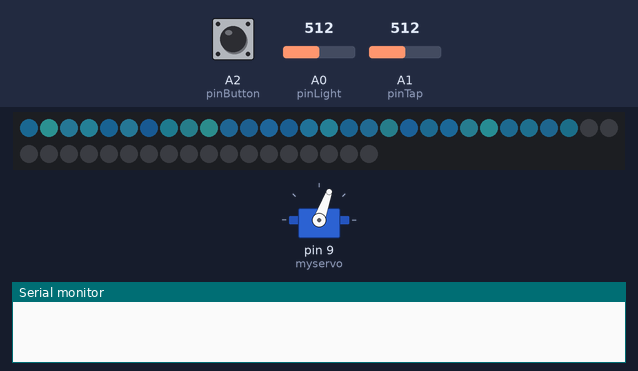
Recording of a sketch running on a simulated Arduino Uno, built with avr-gcc and run on an emulated ATmega328P. Shown: 48 RGB LEDs in strip order, left to right, continuing on the next row, servo, the last lines printed to the serial monitor. The inputs (shaded band) are chosen by the test bench; at power-on: A2 (pinButton) LOW, A0 (pinLight) = 512, A1 (pinTap) = 512. Dim RGB values are drawn brighter than linear; colours are those a GRB WS2812 strip shows for the declared byte order; random numbers use the default seed unless the sketch sets one.

Above: at 1.7 s.
1.8 s: A2 (pinButton) pulled HIGH for 0.15 s
At 2.9 s:
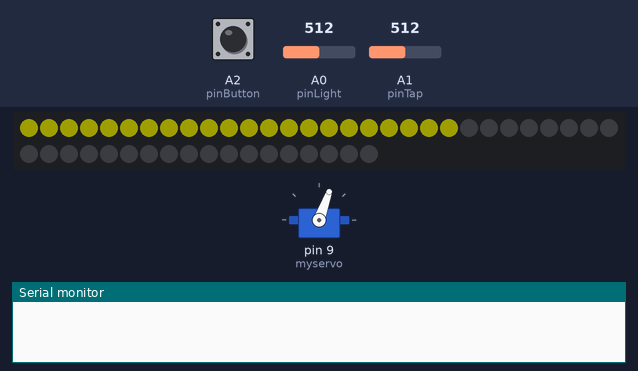
4.9 s: A0 (pinLight) set to 1023
At 5.8 s:
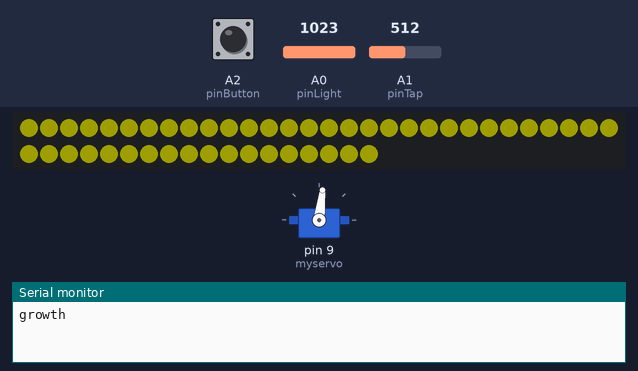
7.9 s: A2 (pinButton) pulled HIGH for 1 s
At 8.9 s:
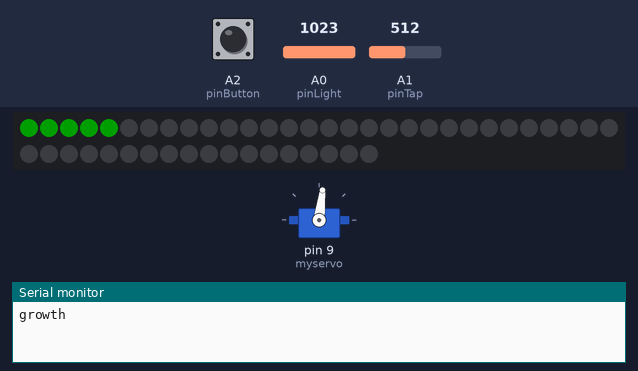
11.7 s: A2 (pinButton) pulled HIGH for 0.15 s
At 12.05 s:
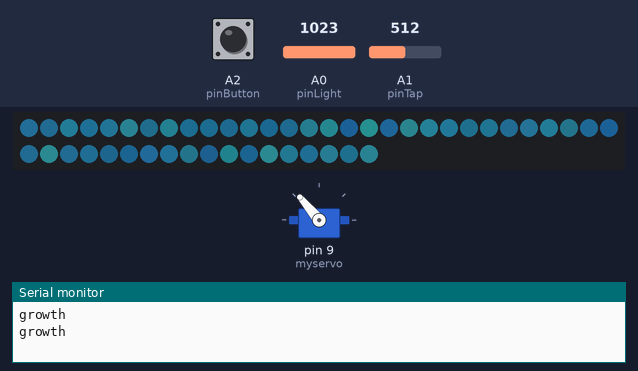
14.0 s: A1 (pinTap) set to 122
At 15.38 s:
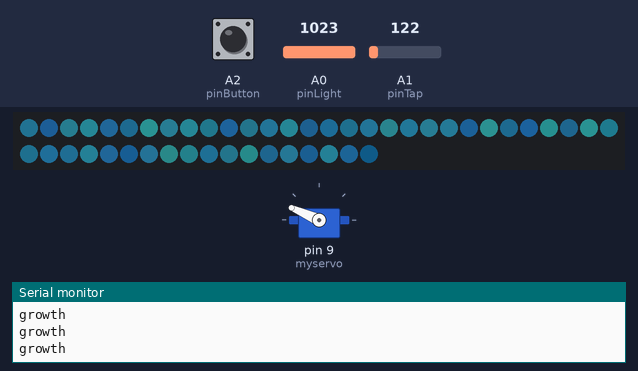
17.0 s: A1 (pinTap) set to 306
At 20.57 s:
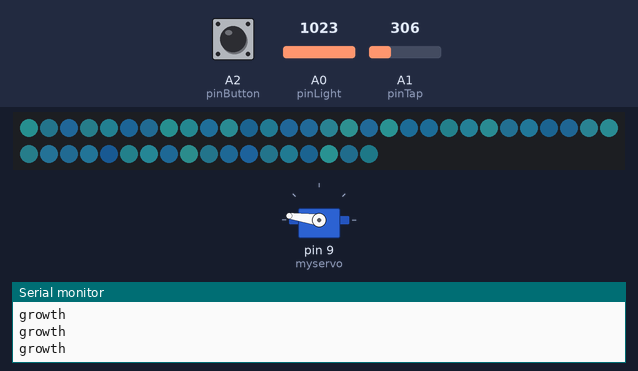
Timing chart, 0 to 27.2 s (numbered marks = the images above; inputs shaded):
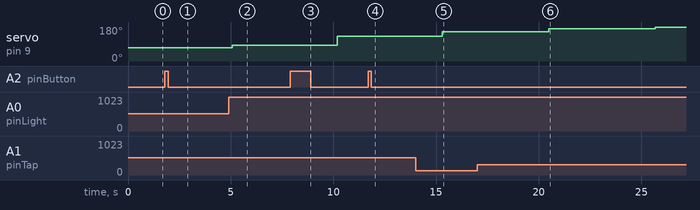

Measured:
- after the input at 4.9 s, the LEDs: change at once (image 2)
- after the input at 7.9 s, the LEDs: change after 0.14 s (image 3)
- after the input at 11.7 s, the LEDs: change after 0.25 s (image 4)

The sketch:

tamagotchiFINALFINALFINAL.ino
```cpp
#include <FastLED.h>
#include <Servo.h>

#define NUM_LEDS 48 // number of LEDs in ring
#define DATA_PIN 4 // data pin for LED ring
#define LED_TYPE WS2812B // controller type for LEDs
#define WATER_MODE 0
#define SUNLIGHT_MODE 1
#define MAX_BRIGHTNESS 30
#define MIN_GROWTH 0
#define MAX_GROWTH 10000


#define TAP_INPUT_THRESHOLD 10 //minimum value needed for tap to be considered open

const long DECAY_FREQ = 100;
const long GROWTH_INTERVAL = 5000;

const int WATER_DECREASE_RATE = 30;

CRGB leds[NUM_LEDS];
Servo myservo;  // create servo object to control a servo

const int pinTap = A1; //potentiometer port
int tapValue = 0; //fallback tap reading

const int pinLight = A0;//LDR port
int sunlightValue = 0;

const int pinButton = A2; //Button port
bool buttonChanged = false;

int waterLevel = 26*255 + 10; // Set starting water level here: this shows 26 full LED's plus some excess
const int MAX_WATER_LEVEL = 48*255;
bool statModeChanged = true; //true if user has just switched which stat they are viewing

int growth = 70;
int growthRate = 0;
int servoVal = 70; // sets inital servo angle to 70 (makes it kind of horizontal)

int buttonPushCounter = 0;  // counter for the number of button presses
int buttonState = 0;        // current state of the button
int lastButtonState = 0;    // previous state of the button
int mode = 0; //MODES: 0 = Water level. 1 = Light Level. 2 = Health Level
bool stateModeChange = true;

int lastGrowth = 0;

unsigned long growthMillis = millis();

void setup() {
  Serial.begin(9600);

  pinMode(pinButton, INPUT);

  FastLED.addLeds<LED_TYPE, DATA_PIN>(leds, NUM_LEDS);
  FastLED.clear();
  FastLED.show();

  myservo.attach(9);
  myservo.write(servoVal);
  delay(500);
  myservo.detach();

}

unsigned long previousMillis1 = 0;
unsigned long previousMillis = 0;
const long animationDelay = 50; // Interval at which to update LEDs


void loop() {
  unsigned long currentMillis = millis();
  growthMillis = millis();

  buttonState = digitalRead(pinButton);
  buttonStatus();

  tapValue = analogRead(pinTap);
  sunlightValue = analogRead(pinLight);

  if (tapValue > TAP_INPUT_THRESHOLD) {
    waterFilling();
  }

  if (currentMillis - previousMillis1 >= DECAY_FREQ) {
    waterLevel -= WATER_DECREASE_RATE;

    if (waterLevel <= 0) waterLevel = 0;

    growthRate = sunlightValue * 0.001 * (waterLevel / 255);

    growth += growthRate;
    if(growth >= MAX_GROWTH) growth = MAX_GROWTH;
    if(growth <= MIN_GROWTH) growth = MIN_GROWTH;

  }

  if (growthMillis - lastGrowth >= GROWTH_INTERVAL && servoVal < 180){
    servoVal = map(growth, MIN_GROWTH, MAX_GROWTH, 70, 180);
      Serial.println("growth");
      myservo.attach(9);
      myservo.write(servoVal);
      delay(50);
      myservo.detach();
      lastGrowth = millis();
  }


  //---------------------------------
  //------ WATER LEVEL MODE ---------
  //---------------------------------
  if (mode == 0) {
    previousMillis = 0;
    static int currentIndex = 0;
    int num_full_leds = waterLevel / 255;
    int excessWater = waterLevel % 255;
    static unsigned long lastUpdate = 0;

    if (stateModeChange) {
      setAllLeds(CRGB(0, 0, 0));
      currentIndex = 0;
      stateModeChange = false;
      lastUpdate = currentMillis;
    }

    for(int i = 0; i < NUM_LEDS; i++){
        int brightness = random(MAX_BRIGHTNESS / 2, MAX_BRIGHTNESS);
        int blueHue = random(160, 255);
      if (i < num_full_leds) {

        leds[i] = CRGB(160, 50, blueHue).nscale8(brightness);
        FastLED.show();
      }
      else if(i == num_full_leds){
        leds[i] = CRGB(160, 50, blueHue).nscale8((excessWater*brightness/255));
      }
      else{
        leds[i] = CRGB(0, 0, 0);
      }
    }

    FastLED.show();


  }

//---------------------------------
//------ LIGHT LEVEL MODE ---------
//---------------------------------
if (mode == 1) { // Light Level Mode
  static unsigned long lastUpdate = 0;
  const long pulseInterval = 10000; // Interval for pulsating effect
  static int pulseDirection = 1; // Direction of pulsating (1 for increasing, -1 for decreasing)
  static int pulseBrightness = MAX_BRIGHTNESS; // Current pulsating brightness
  const int minPulseBrightness = MAX_BRIGHTNESS - 20; // Minimum brightness level for pulsating
  const int maxPulseBrightness = MAX_BRIGHTNESS; // Maximum brightness level for pulsating
  int mappedSunlightValue = map(sunlightValue, 90, 1000, 0, NUM_LEDS); // Map sunlightValue to the range of LEDs

  // Reset when mode changes
  if (stateModeChange) {
    setAllLeds(CRGB(0, 0, 0));
    pulseBrightness = maxPulseBrightness;
    pulseDirection = 1;
    stateModeChange = false;
    lastUpdate = currentMillis;
  }

  // Update LEDs based on current sunlightValue
  if (currentMillis - previousMillis >= animationDelay) {
    for (int i = 0; i < NUM_LEDS; i++) {
      if (i < mappedSunlightValue) {
        leds[i] = CRGB(pulseBrightness, pulseBrightness, 0); // Use pulseBrightness for LEDs
      } else {
        leds[i] = CRGB(0, 0, 0); // Turn off remaining LEDs
      }
    }
    FastLED.show();
  }

 }

  //---------------------------------
  //------ HEALTH LEVEL MODE ---------
  //---------------------------------
 if (mode == 2) {
  // Map the servo value to the number of LEDs
  int numLedsLit = map(servoVal, 70, 180, 0, NUM_LEDS);

  // Light up the LEDs based on the servo position
  for (int i = 0; i < NUM_LEDS; i++) {
    if (i < numLedsLit) {
      leds[i] = CRGB(MAX_BRIGHTNESS, 0, 0); // LED on
    } else {
      leds[i] = CRGB(0, 0, 0); // LED off
    }
  }
  FastLED.show();
}
  previousMillis = currentMillis;
}


void updateWaterLevelLeds(unsigned long currentMillis) {
  static int ledIndex = 0; // static variable to keep track of the current LED index
  int num_full_leds = waterLevel / 255;

  if (ledIndex < num_full_leds) {
    leds[ledIndex] = CRGB(0, 0, MAX_BRIGHTNESS);
    FastLED.show();
    ledIndex++;
    previousMillis = currentMillis; // Save the last update time
  } else {
    ledIndex = 0; // Reset the index for the next cycle
  }
}


void setAllLeds(CRGB colour) {
  for (int i = 0; i < NUM_LEDS; i++) {
      leds[i] = colour;
    }
}

void fillingAnimation() {
  for (int i = 0; i < waterLevel / 255; i++) {
    leds[i] = CRGB(0, 0, 0);
  }
}

void waterFilling() {
  if (waterLevel + map(tapValue, 0, 1023, 0, 150) >= MAX_WATER_LEVEL) {
    waterLevel = MAX_WATER_LEVEL;
  }
  else waterLevel += map(tapValue, 0, 1023, 0, 150);
}

void buttonStatus() {
  if (buttonState != lastButtonState) {
    if (buttonState == HIGH) {
      buttonPushCounter++;
      mode = buttonPushCounter % 3;
      stateModeChange = true;
    }
    delay(50); // Debounce delay
    lastButtonState = buttonState;
  }

  delay(50);
}
```
